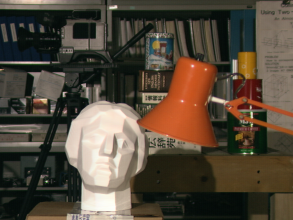
#> input picture tsukuba_l_rotated.png, 293 x 220 px
$ python project_opt_rect.py
#> lines starting #> are read from the running program, lines starting #| are printed output that depends on the picture; after the words box and inside, x2 and y2 are one past the last pixel; in counts of white or black regions, pixels touching at a corner belong together; long printed decimals are rounded; pictures that were not available may be replaced by others from this repository, and a replacement may not be noted
import matplotlib.pyplot as plt
import argparse
import cv2 as cv
import pandas as pd
import numpy as np
##############################################################################################################
# Axis definition
X_AXIS = 1
Y_AXIS = 0
# Dissimilarity measure
M_SAD = 0
M_SSD = 1
# Chessboard dimensions (in millimeters)
H = 178
W = 125
# Chessboard parameters
CB_INNER_W_CORNERS = 6
CB_INNER_H_CORNERS = 8
# Best blocksize value
BEST_BLOCKSIZE_VALUE=33
# Alarm trigger limit (in mm)
MINIMUM_DISTANCE = 800
# Camera parameters
FOCAL_LENGHT =  567.2 #in pixels
BASELINE = 92.226  #in mm
# Smoothing curves window size
SMOOTH=10
##############################################################################################################
def cutMatrix(img, imageDim):
    centerY = img.shape[Y_AXIS]//2
    centerX = img.shape[X_AXIS]//2
    return img[centerY-(imageDim//2):centerY+(imageDim//2), centerX-(imageDim//2):centerX+(imageDim//2)]
##############################################################################################################
def computeCVDisparityMap(imgL, imgR, numDisparities, blockSize, imageDim):
    stereoMatcher = cv.StereoBM_create(numDisparities = numDisparities, blockSize = blockSize)
    disparity_map = stereoMatcher.compute(imgL, imgR).astype(np.float32) / 16.0
    disparity_map = cutMatrix(disparity_map, imageDim)
    return disparity_map
################################################################################################################
def computeChessboard(imgL, imageDim):
    ret, corners = cv.findChessboardCorners(imgL ,(CB_INNER_H_CORNERS,CB_INNER_W_CORNERS))
    if ret == True:
        term = (cv.TERM_CRITERIA_EPS + cv.TERM_CRITERIA_COUNT, 30, 1.0)
        cv.cornerSubPix(imgL, corners, (5, 5), (-1, -1), term)
        cv.drawChessboardCorners(imgL, (CB_INNER_H_CORNERS,CB_INNER_W_CORNERS), corners, ret)
        top_left = corners[0][0]
        top_right = corners[(CB_INNER_W_CORNERS - 1) * CB_INNER_H_CORNERS][0]
        bottom_left = corners[CB_INNER_H_CORNERS - 1][0]
        h = np.linalg.norm(top_left - bottom_left)
        w = np.linalg.norm(top_left - top_right)
        imgL = cutMatrix(imgL, imageDim)
        return imgL, h, w
    else:
        imgL = cutMatrix(imgL, imageDim)
        return imgL, None, None
##############################################################################################################
def computeDisparityMap(imgL, imgR, disparity_range, block_size, imageDim, measure = M_SAD):
    kernel = np.ones([block_size, block_size])
    measure_maps = np.zeros([imageDim, imageDim, len(disparity_range)])
    left_image_f = np.float32(imgL)
    right_image_f = np.float32(imgR)

    left_translation = np.float32([[1, 0, -(left_image_f.shape[X_AXIS]-imageDim)//2], [0, 1, -(left_image_f.shape[Y_AXIS]-imageDim)//2]])
    left_ROI = cv.warpAffine(left_image_f, left_translation, (imageDim, imageDim))
    for i in disparity_range:
        right_translation = left_translation + ([[0,0,i],[0,0,0]])
        right_ROI = cv.warpAffine(right_image_f, right_translation, (imageDim, imageDim))
        if measure == M_SSD:
            differences = np.square(left_ROI-right_ROI)
        else: # M_SAD
            differences = np.abs(left_ROI-right_ROI)
        measure_map = cv.filter2D(src=differences, ddepth=-1, kernel=kernel, borderType=cv.BORDER_ISOLATED)
        measure_maps[:, :, i-disparity_range[0]] = measure_map

    disparity_map = np.argmin(measure_maps, axis=-1)
    disparity_map += disparity_range[0]
    return disparity_map, measure_maps
##############################################################################################################
def alignImages(imgL, imgR):
    # Get the keypoints and descriptors
    detector = cv.SIFT_create()
    kpL, desL = detector.detectAndCompute(imgL, None)
    kpR, desR = detector.detectAndCompute(imgR, None)
    FLANN_INDEX_KDTREE = 1
    index_params = dict(algorithm = FLANN_INDEX_KDTREE, trees = 5)
    search_params = dict(checks = 50)
    matcher = cv.FlannBasedMatcher(index_params, search_params)
    matches = matcher.knnMatch(desL, desR, k=2)
    # Lowe's Ratio Filter
    good_matches = [m for m, n in matches if m.distance < 0.3 * n.distance]
    # Compute the Homography Matrix
    ptsL = np.float32([kpL[m.queryIdx].pt for m in good_matches]).reshape(-1, 1, 2)
    ptsR = np.float32([kpR[m.trainIdx].pt for m in good_matches]).reshape(-1, 1, 2)
    H, mask = cv.findHomography(ptsL, ptsR, cv.FM_RANSAC, 5.0)
    # Get the rotation angle
    theta = -np.arctan2(H[0, 1], H[0, 0])  # Angle in radians
    angle = np.degrees(theta)  # Convert to degrees
    print("Correction angle: {:.2f}".format(angle))
    # Rotate the right image
    h_right, w_right = imgR.shape
    center = (w_right // 2, h_right // 2)
    M = cv.getRotationMatrix2D(center, angle, 1.0)
    imgR_aligned = cv.warpAffine(imgR, M, (w_right, h_right))
    keypoint_matches = cv.drawMatches(
        imgL, kpL, imgR, kpR,
        good_matches, None, flags=cv.DrawMatchesFlags_NOT_DRAW_SINGLE_POINTS
    )
    return keypoint_matches, imgL, imgR_aligned
##############################################################################################################
def main(numDisparities, blockSize, imageDim, display = False):
    df = pd.DataFrame(columns = [
        'Z_CV(m)',
        'Z(m)',
        'Hdiff_CV','Wdiff_CV',
        'Hdiff','Wdiff'])
    LCameraView = cv.VideoCapture('robotL.avi')
    RCameraView = cv.VideoCapture('robotR.avi')
    frame_counter = 0
    disparity_range = np.arange(numDisparities)
    try:
        while LCameraView.isOpened() and RCameraView.isOpened():
            frame_counter += 1
            Lret, frameL = LCameraView.read()
            Rret, frameR = RCameraView.read()
            if (not Lret) or (frameL is None) or (not Rret) or (frameR is None):
                LCameraView.release()
                RCameraView.release()
                print("Can't receive frame (stream end?). Exiting ...")
                break
            imgL = cv.cvtColor(frameL, cv.COLOR_BGR2GRAY)
            imgR = cv.cvtColor(frameR, cv.COLOR_BGR2GRAY)
            ######################################################
            keypoint_matches, imgL_aligned, imgR_aligned = alignImages(imgL, imgR)
            ######################################################
            cv_disparity_map = computeCVDisparityMap(imgL_aligned, imgR_aligned, numDisparities, blockSize, imageDim)
            mask = cv_disparity_map >= 0 # -1 values are not considered (no disparity)
            mainDisparity = np.average(cv_disparity_map[mask])
            z_cv = (FOCAL_LENGHT * BASELINE) / mainDisparity
            print("Z_Disparity_CV {}".format(z_cv/1000))
            ######################################################
            disparity_map, _ = computeDisparityMap(imgL_aligned, imgR_aligned, disparity_range, blockSize, imageDim, M_SAD)
            mainDisparity = np.average(disparity_map)
            z = (FOCAL_LENGHT * BASELINE) / mainDisparity
            print("Z_Disparity {}".format(z/1000))
            ######################################################
            imgChessboard, h, w = computeChessboard(imgL, imageDim)
            ######################################################
            if (h != None and w != None):
                HComputed = (z_cv * h) / FOCAL_LENGHT
                WComputed = (z_cv * w) / FOCAL_LENGHT
                print("HComputed_CV {}".format(HComputed), "WComputed_CV {}".format(WComputed))
                Hdiff_CV = abs(HComputed - H)
                Wdiff_CV = abs(WComputed - W)
                print("Hdiff_CV {}".format(Hdiff), "Wdiff_CV {}".format(Wdiff))
                HComputed = (z * h) / FOCAL_LENGHT
                WComputed = (z * w) / FOCAL_LENGHT
                print("HComputed {}".format(HComputed), "WComputed {}".format(WComputed))
                Hdiff = abs(HComputed - H)
                Wdiff = abs(WComputed - W)
                print("Hdiff {}".format(Hdiff), "Wdiff {}".format(Wdiff))
            else:
                Hdiff_CV = None
                Wdiff_CV = None
                Hdiff = None
                Wdiff = None
            ######################################################
            if display:
                plt.figure('Display');
                plt.clf()
                plt.subplot(2,3,1)
                plt.imshow(keypoint_matches)
                plt.subplot(2,3,2)
                plt.imshow(imgL_aligned, cmap='gray')
                plt.subplot(2,3,3)
                plt.imshow(imgR_aligned, cmap='gray')
                plt.subplot(2,3,4)
                plt.imshow(cv_disparity_map, vmin=cv_disparity_map.min(), vmax=cv_disparity_map.max(), cmap='gray')
                plt.subplot(2,3,5)
                plt.imshow(disparity_map, vmin=disparity_map.min(), vmax=disparity_map.max(), cmap='gray')
                plt.subplot(2,3,6)
                plt.imshow(imgChessboard, cmap='gray')
                plt.pause(0.000001)
            ######################################################
            df.loc[len(df)] = {
                'Z_CV(m)' : z_cv/1000,
                'Z(m)' : z/1000,
                'Hdiff_CV': Hdiff_CV, 'Wdiff_CV': Wdiff_CV,
                'Hdiff': Hdiff, 'Wdiff': Wdiff
            }
            ######################################################
        df = df[df['Hdiff_CV'] != None]
        df = df[df['Wdiff_CV'] != None]
        df = df[df['Hdiff'] != None]
        df = df[df['Wdiff'] != None]
        df['Hdiff_CV'] = df.Hdiff_CV.rolling(SMOOTH).mean()
        df['Wdiff_CV'] = df.Wdiff_CV.rolling(SMOOTH).mean()
        df['Hdiff'] = df.Hdiff.rolling(SMOOTH).mean()
        df['Wdiff'] = df.Wdiff.rolling(SMOOTH).mean()
        plt.figure()
        plt.plot(df['Z_CV(m)'], label='Z_CV(m)', color='orange')
        plt.plot(df['Z(m)'], label='Z(m)', color='blue')
        plt.title("Z(m)")
        plt.figure()
        plt.plot(df['Hdiff_CV'], label='Hdiff_CV', color='orange')
        plt.plot(df['Hdiff'], label='Hdiff', color='blue')
        plt.title("Hdiff")
        plt.legend()
        plt.figure()
        plt.plot(df['Wdiff_CV'], label='Wdiff_CV', color='orange')
        plt.plot(df['Wdiff'], label='Wdiff', color='blue')
        plt.title("Wdiff")
        plt.legend()
        plt.tight_layout()
        plt.show()
        print("Hdiff_CV {}".format(df['Hdiff_CV'].mean()))
        print("Hdiff {}".format(df['Hdiff'].mean()))
        print("Wdiff_CV {}".format(df['Wdiff_CV'].mean()))
        print("Wdiff {}".format(df['Wdiff'].mean()))
    except KeyboardInterrupt:
        LCameraView.release()
        RCameraView.release()
        print("Released Video Resource")

def test(numDisparities=16, blockSize=33, imageDim=100):
#> called with numDisparities = 16, blockSize = 33, imageDim = 100
    frameL = cv.imread('tsukuba_l_rotated.png')
#> frameL is the input picture: shape (220, 293, 3); mean B, G, R 59, 73.1, 84.1
    frameR = cv.imread('tsukuba_r_rotatedH.png')
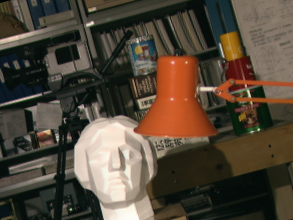
#> input picture tsukuba_r_rotatedH.png, 293 x 220 px
#> frameR is the input picture: shape (220, 293, 3); mean B, G, R 57.2, 71.2, 82.3
    imgL = cv.cvtColor(frameL, cv.COLOR_BGR2GRAY)
    imgR = cv.cvtColor(frameR, cv.COLOR_BGR2GRAY)
    keypoint_matches, imgL_aligned, imgR_aligned = alignImages(imgL, imgR)
#> in alignImages, `kpL, desL = detector.detectAndCompute(imgL, None)`: kpL = 515 keypoints; strongest (x, y, size): (102, 139, 48.1), (115, 7, 2.9), (215, 99, 3.6), (251, 113, 2)
#> in alignImages, `kpR, desR = detector.detectAndCompute(imgR, None)`: kpR = 527 keypoints; strongest (x, y, size): (92, 23, 2.8), (249, 95, 2.1), (248, 92, 2), (209, 89, 3.6)
#> in alignImages, `matches = matcher.knnMatch(desL, desR, k=2)`: matches = 515 matches
#> in alignImages, `good_matches = [m for m, n in matches if m.distance < 0.3 * n.distance]`: good_matches = 95 matches
#> in alignImages, `ptsL = np.float32([kpL[m.queryIdx].pt for m in good_matches]).reshape(..`: ptsL = 95 rows, first 8: [8.43, 110.9], [11.69, 98.97], [13.56, 113], [19.39, 136.1], [20.89, 104], [22.8, 75.09], [28.65, 101.2], [30.01, 79.2]
#> in alignImages, `ptsR = np.float32([kpR[m.trainIdx].pt for m in good_matches]).reshape(..`: ptsR = 95 rows, first 8: [15.65, 151], [15.47, 138.8], [21.16, 151.7], [32.53, 172.6], [25.77, 141.1], [20.44, 112.6], [32.68, 136.5], [28.49, 114.9]
#> in alignImages, `H, mask = cv.findHomography(ptsL, ptsR, cv.FM_RANSAC, 5.0)`: H = [[0.921, 0.233, -17.88], [-0.268, 0.965, 46.51], [-0.000162, 4.92e-05, 1]]; mask = 95 values from 1 to 1
#> in alignImages, `theta = -np.arctan2(H[0, 1], H[0, 0])`: theta = -0.248
#> in alignImages, `angle = np.degrees(theta)`: angle = -14.22
#| Correction angle: -14.22
#> in alignImages, `M = cv.getRotationMatrix2D(center, angle, 1.0)`: M = [[0.969, -0.246, 31.5], [0.246, 0.969, -32.5]]
    plt.figure('Display')
    plt.clf()
    plt.subplot(1,3,1)
    plt.imshow(keypoint_matches, cmap='gray')
    plt.subplot(1,3,2)
    plt.imshow(imgL_aligned, cmap='gray')
    plt.subplot(1,3,3)
    plt.imshow(imgR_aligned, cmap='gray')
    plt.show()
    cv_disparity_map = computeCVDisparityMap(imgL, imgR, numDisparities, blockSize, imageDim)
    mask = cv_disparity_map > 0 # -1 values are not considered (no disparity)
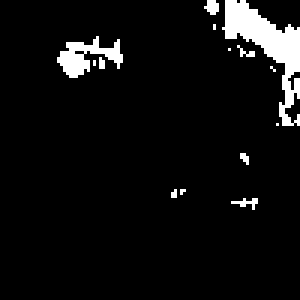
#> mask: shape (100, 100) bool (shown 3 times larger); 5.9% white; 14 white regions (12 under 20 px), largest, box (x1, y1, x2, y2) and area: (74, 0, 100, 42) 379, (19, 12, 41, 26) 140
    mainDisparity = np.average(cv_disparity_map[mask])
#> mainDisparity = 11.84
    print("MainDisparityCV {}".format(mainDisparity))
#| MainDisparityCV 11.844
    disparity_map, _ = computeDisparityMap(imgL, imgR, np.arange(numDisparities), blockSize, imageDim, M_SAD)
#> in computeDisparityMap, `left_ROI = cv.warpAffine(left_image_f, left_translation, (imageDim, im..`:
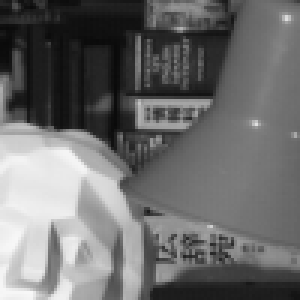
#> left_ROI: shape (100, 100) float32 (shown 3 times larger); min 10, max 247, mean 108.3
#> the loop in computeDisparityMap, `for i in disparity_range:` made 16 passes
#> right_translation on passes 1 to 12: [[1, 0, -97], [0, 1, -60]], [[1, 0, -96], [0, 1, -60]], [[1, 0, -95], [0, 1, -60]], [[1, 0, -94], [0, 1, -60]], [[1, 0, -93], [0, 1, -60]], [[1, 0, -92], [0, 1, -60]], [[1, 0, -91], [0, 1, -60]], [[1, 0, -90], [0, 1, -60]], [[1, 0, -89], [0, 1, -60]], [[1, 0, -88], [0, 1, -60]], [[1, 0, -87], [0, 1, -60]], [[1, 0, -86], [0, 1, -60]]
#> in computeDisparityMap, `disparity_map = np.argmin(measure_maps, axis=-1)`:
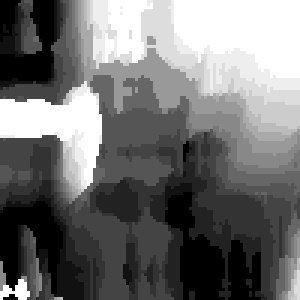
#> disparity_map: shape (100, 100) int64 (shown 3 times larger); min 0, max 15, mean 6.66; drawn with min black and max white
    mainDisparity = np.average(disparity_map)
#> mainDisparity = 6.66
    print("MainDisparity {}".format(mainDisparity))
#| MainDisparity 6.6579
    plt.figure('Display')
    plt.clf()
    plt.subplot(1,3,1)
    plt.imshow(cutMatrix(imgL,imageDim), cmap='gray')
    plt.subplot(1,3,2)
    plt.imshow(cv_disparity_map, vmin=cv_disparity_map.min(), vmax=cv_disparity_map.max(), cmap='gray')
    plt.subplot(1,3,3)
    plt.imshow(disparity_map, vmin=disparity_map.min(), vmax=disparity_map.max(), cmap='gray')
    plt.show()

##############################################################################################################
def getParams():
    parser = argparse.ArgumentParser(prog='CVproject', description='Computer Vision Project')
    parser.add_argument('--imageDim',default='200', help='Image box dimension to cut from original frames', type=int)
    parser.add_argument('--numDisparities',default='128', help='Disparities number parameter for disparity map algorithm', type=int)
    parser.add_argument('--blockSize',default=BEST_BLOCKSIZE_VALUE, help='Block size parameter for disparity map algorithm', type=int)
    parser.add_argument('--display', help='Display the results', action='store_true')
    return parser.parse_args()

if __name__ == "__main__":
    args = getParams()
    test()
    main(args.numDisparities, args.blockSize, args.imageDim, args.display)
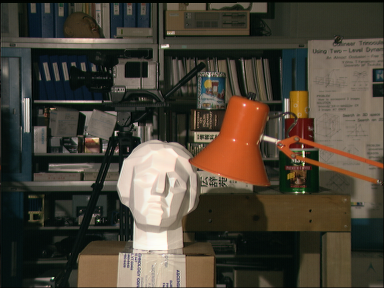
#> input picture tsukuba_l.png, 384 x 288 px, given in place of robotL.avi, which was not available
#> in main, frameL is the input picture: shape (288, 384, 3); mean B, G, R 55.3, 67.6, 74.7
#> in alignImages (call 2), `kpL, desL = detector.detectAndCompute(imgL, None)`: kpL = 703 keypoints; strongest (x, y, size): (154, 178, 46.9), (167, 46, 2.8), (115, 134, 1.9), (303, 152, 2)
#> in alignImages (call 2), `kpR, desR = detector.detectAndCompute(imgR, None)`: kpR has the same summary as kpL
#> in alignImages (call 2), `matches = matcher.knnMatch(desL, desR, k=2)`: matches = 703 matches
#> in alignImages (call 2), `ptsL = np.float32([kpL[m.queryIdx].pt for m in good_matches]).reshape(..`: ptsL = 703 rows, first 8: [5, 71.23], [6.63, 114.2], [6.63, 114.2], [12.19, 10.5], [13.34, 23.21], [16.93, 83.18], [19.99, 74.82], [20.27, 104]
#> in alignImages (call 2), `ptsR = np.float32([kpR[m.trainIdx].pt for m in good_matches]).reshape(..`: ptsR has the same summary as ptsL
#| Correction angle: -0.00
#> in computeCVDisparityMap (call 2), `disparity_map = stereoMatcher.compute(imgL, imgR).astype(np.float32) /..`: disparity_map: shape (288, 384) float32; values -1 (black) and 0 (white), 52.1% white; 1 black region, box (x1, y1, x2, y2) and area: (0, 0, 384, 288) 52992
#> call 3 of cutMatrix, with imageDim = 200
#> in cutMatrix (call 3), `return img[centerY-(imageDim//2):centerY+(imageDim//2), centerX-(image..`:
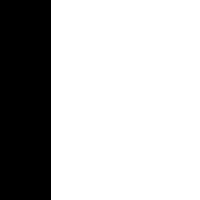
#> returned value: shape (200, 200) float32; values -1 (black) and 0 (white), 74.5% white; 1 black region, box (x1, y1, x2, y2) and area: (0, 0, 51, 200) 10200
#> in main, `mainDisparity = np.average(cv_disparity_map[mask])`: mainDisparity = 0
#> in main, `z_cv = (FOCAL_LENGHT * BASELINE) / mainDisparity`: z_cv = inf
#| Z_Disparity_CV inf
#> the loop in computeDisparityMap (call 2), `for i in disparity_range:` made 128 passes
#> pass 2, in computeDisparityMap (call 2), `measure_map = cv.filter2D(src=differences, ddepth=-1, kernel=kernel, b..`:
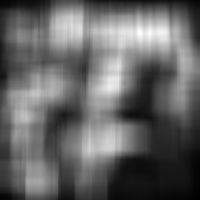
#> measure_map: shape (200, 200) float32; min 468, max 24174, mean 9843.8; drawn with min black and max white
#> in computeDisparityMap (call 2), `disparity_map = np.argmin(measure_maps, axis=-1)`: disparity_map: shape (200, 200) int64; every value is 0
#| Z_Disparity inf
#> in computeChessboard, `ret, corners = cv.findChessboardCorners(imgL ,(CB_INNER_H_CORNERS,CB_I..`: ret = False; corners = None
